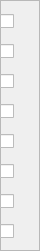
   <widget class="QFrame" name="frame_4">
    <property name="geometry">
     <rect>
      <x>1140</x>
      <y>40</y>
      <width>40</width>
      <height>251</height>
     </rect>
    </property>
    <property name="frameShape">
     <enum>QFrame::Shape::StyledPanel</enum>
    </property>
    <property name="frameShadow">
     <enum>QFrame::Shadow::Raised</enum>
    </property>
    <widget class="QCheckBox" name="cb_psta1">
     <property name="geometry">
      <rect>
       <x>0</x>
       <y>40</y>
       <width>92</width>
       <height>23</height>
      </rect>
     </property>
     <property name="text">
      <string/>
     </property>
    </widget>
    <widget class="QCheckBox" name="cb_psta2">
     <property name="geometry">
      <rect>
       <x>0</x>
       <y>70</y>
       <width>92</width>
       <height>23</height>
      </rect>
     </property>
     <property name="text">
      <string/>
     </property>
    </widget>
    <widget class="QCheckBox" name="cb_psta3">
     <property name="geometry">
      <rect>
       <x>0</x>
       <y>100</y>
       <width>92</width>
       <height>23</height>
      </rect>
     </property>
     <property name="text">
      <string/>
     </property>
    </widget>
    <widget class="QCheckBox" name="cb_psta4">
     <property name="geometry">
      <rect>
       <x>0</x>
       <y>130</y>
       <width>92</width>
       <height>23</height>
      </rect>
     </property>
     <property name="text">
      <string/>
     </property>
    </widget>
    <widget class="QCheckBox" name="cb_psta5">
     <property name="geometry">
      <rect>
       <x>0</x>
       <y>160</y>
       <width>92</width>
       <height>23</height>
      </rect>
     </property>
     <property name="text">
      <string/>
     </property>
    </widget>
    <widget class="QCheckBox" name="cb_psta6">
     <property name="geometry">
      <rect>
       <x>0</x>
       <y>220</y>
       <width>92</width>
       <height>23</height>
      </rect>
     </property>
     <property name="text">
      <string/>
     </property>
    </widget>
    <widget class="QCheckBox" name="cb_psta7">
     <property name="geometry">
      <rect>
       <x>0</x>
       <y>190</y>
       <width>92</width>
       <height>23</height>
      </rect>
     </property>
     <property name="text">
      <string/>
     </property>
    </widget>
    <widget class="QCheckBox" name="cb_psta0">
     <property name="geometry">
      <rect>
       <x>0</x>
       <y>10</y>
       <width>92</width>
       <height>23</height>
      </rect>
     </property>
     <property name="text">
      <string/>
     </property>
    </widget>
   </widget>
